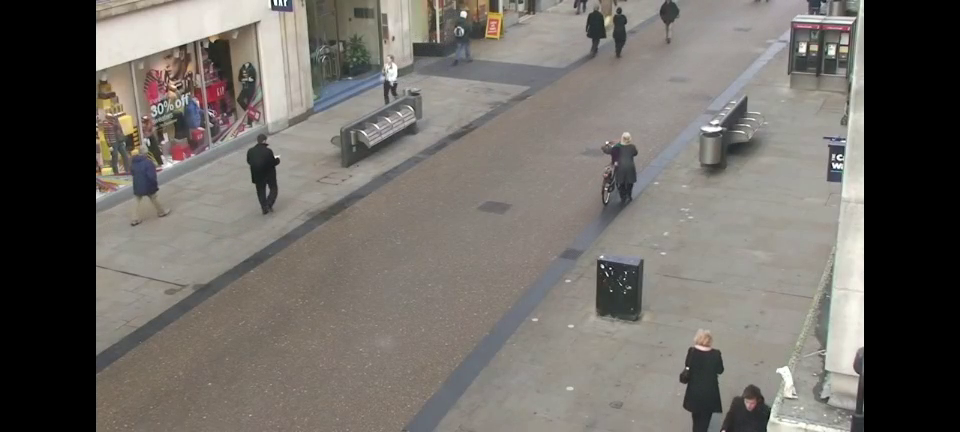
#> input picture frame 54 of opencv/opencv_11/test.mp4, 960 x 432 px
$ jupyter execute --allow-errors opencv_11.ipynb
#> lines starting #> are read from the running program, lines starting #| are printed output that depends on the picture
# 光流估计
### 光流是空间运动物体在观测成像平面上的像素运动的“瞬时速度”，根据各个像素点的速度矢量特征，可以对图像进行动态分析，例如目标跟踪。
#### 亮度恒定：同一点随着时间的变化，其亮度不会发生改变；
#### 小运动：随着时间的变化不会引起位置的剧烈变化，只有小运动情况下才能用前后帧之间单位位置变化引起的灰度变化去近似灰度对位置的偏导数；
#### 空间一致：一个场景上临近的点投影到图像上也是临近点，且邻近点速度一致。因为光流法基本方程约束只有一个，而要求x,y方向的速度，有两个未知变量，所以需要联立n个方程求解。

## cv2.calcOpticalFlowPyrLK():

### 参数：
#### 1）previmage：前一帧图像；
#### 2）nextimage:当前帧图像；
#### 3）prevPts ：待追踪的特征向量；
#### 4）winSize:搜索窗口的大小；
#### 5）maxLevel:最终的金字塔层数；
### 返回：
#### 1）nexPts:输出跟踪特征向量
#### 2）status:特征点是否找到，找到的状态为1，未找到的状态为0。

[cell 1]
import cv2
import numpy as np

cap = cv2.VideoCapture("test.mp4")

#角点检测所需图像参数
feature_params = dict(maxCorners = 100,
                     qualityLeve = 0.3,
                     minDistance = 7)
#Iucans kanade参数
lk_params = dict(winSize = (15,15),
                maxLevel = 2)

#随机颜色条
color = np.random.randint(0,255,(100,3))

#拿到第一帧图像
ret , old_frame = cap.read()
#> old_frame is the input picture: shape (432, 960, 3); mean B, G, R 102.1, 107.2, 111.4
old_gray = cv2.cvtColor(old_frame ,cv2.COLOR_BGR2GRAY)
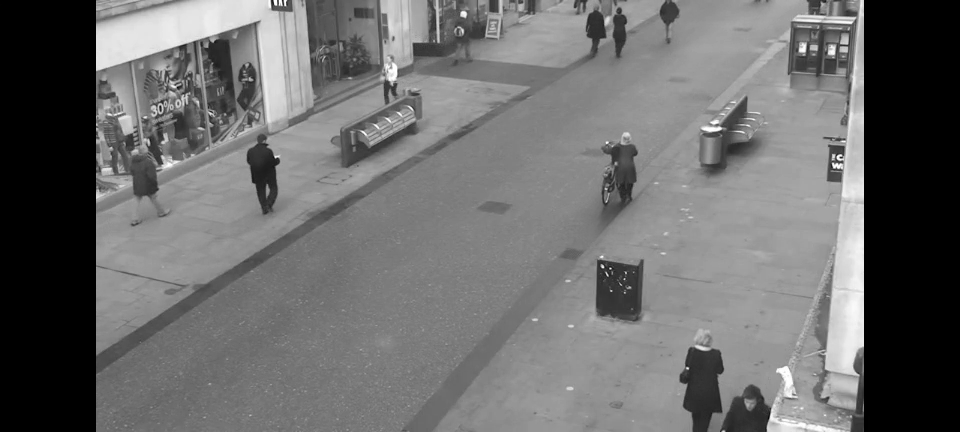
#> old_gray: shape (432, 960); min 0, max 255, mean 107.9
#返回所有检测特征点，需要输入图像，角点最大数量（效率），品质因子（特征值越大的越好，未筛选）
#距离相当于这区间所有比这个角点强的，就不像这个弱的了
#> (the rest of this cell did not finish here and is left out)


$ run again, starting later in the video
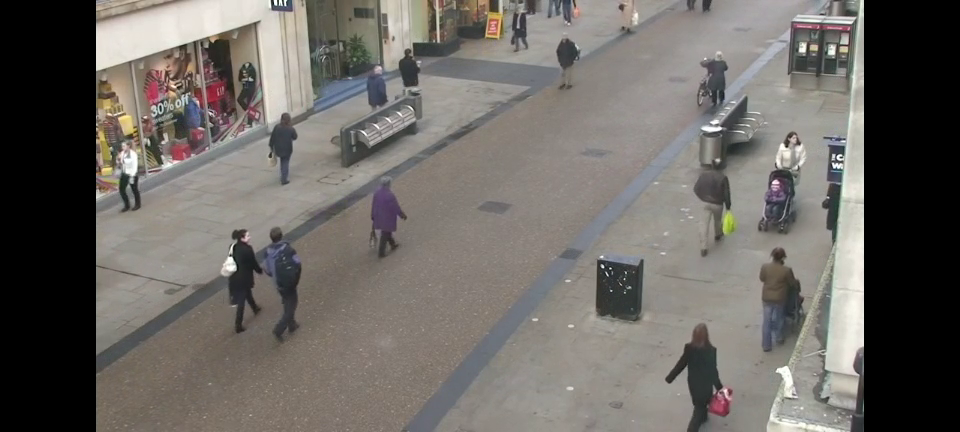
#> input picture frame 244 of opencv/opencv_11/test.mp4, 960 x 432 px
#> old_frame is the input picture: shape (432, 960, 3); mean B, G, R 100.2, 104.8, 108.7
#> `old_gray = cv2.cvtColor(old_frame ,cv2.COLOR_BGR2GRAY)`:
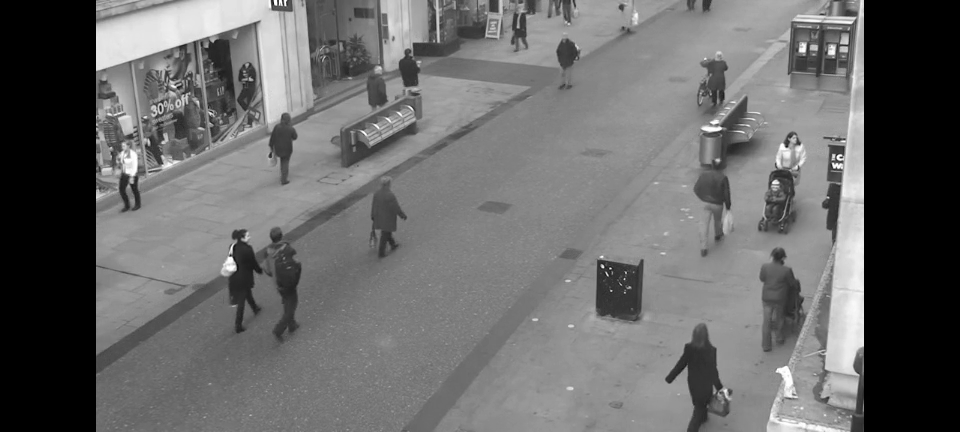
#> old_gray: shape (432, 960); min 0, max 255, mean 105.4

$ run again, starting later in the video
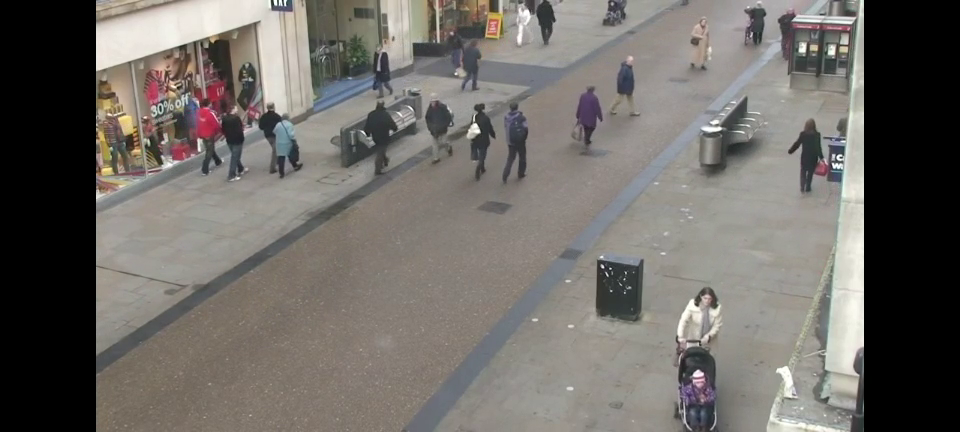
#> input picture frame 435 of opencv/opencv_11/test.mp4, 960 x 432 px
#> old_frame is the input picture: shape (432, 960, 3); mean B, G, R 102.7, 107.3, 111.1
#> `old_gray = cv2.cvtColor(old_frame ,cv2.COLOR_BGR2GRAY)`:
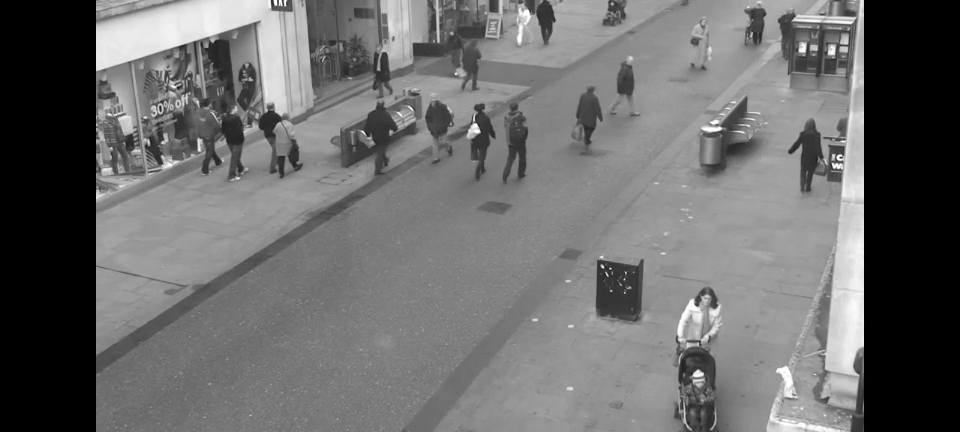
#> old_gray: shape (432, 960); min 0, max 255, mean 107.9
